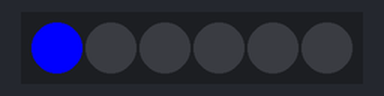
Bench run of a sketch on a simulated Arduino Uno, built with avr-gcc and run on an emulated ATmega328P. Shown: 6 RGB LEDs in strip order, left to right.

Above: at 0.05 s.
At 0.55 s:
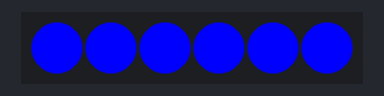
At 1.05 s:
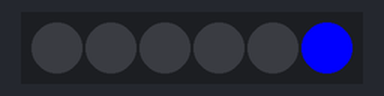
At 1.55 s:
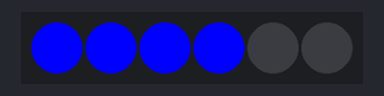
Timing chart, 0 to 40.0 s (numbered marks = the images above):
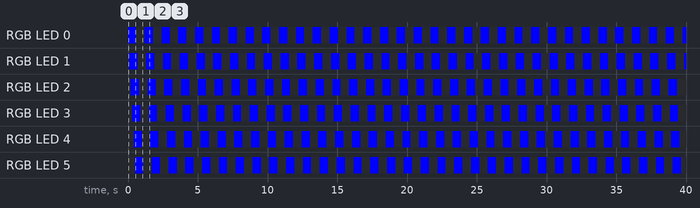

The sketch:

living_led_strip.ino
```cpp
#include <Adafruit_NeoPixel.h>
#ifdef __AVR__
  #include <avr/power.h>
#endif

#define PIN 6
#define NUMPIXELS 6
Adafruit_NeoPixel pixels(NUMPIXELS, PIN, NEO_GRB + NEO_KHZ800);
#define DELAYVAL 100

bool flow = 1;

void setup()
{
  #if defined(__AVR_ATtiny85__) && (F_CPU == 16000000)
  	clock_prescale_set(clock_div_1);
  #endif

  pixels.begin();
  pixels.clear();
}

void loop()
{
  if(flow == 1)
  {
    for(int i=0; i<NUMPIXELS; i++) {

      pixels.setPixelColor(i, pixels.Color(0, 0, 255));
      pixels.show();
      delay(DELAYVAL);
      if(i==(NUMPIXELS-1))
      {
        flow = 0;
      }
    }
  }
  else
  {
    for(int i=0; i<NUMPIXELS; i++) {

      pixels.setPixelColor(i, pixels.Color(0, 0, 0));
      pixels.show();
      delay(DELAYVAL);
      if(i==(NUMPIXELS-1))
      {
        flow = 1;
      }
    }
  }
}
```

Measured:
- by itself, RGB LED 0–5: alternates RGB(0, 0, 255) for 0.60 s and off for 0.60 s
- by itself, everything shown: repeats every 1.2 s, in 12 steps
